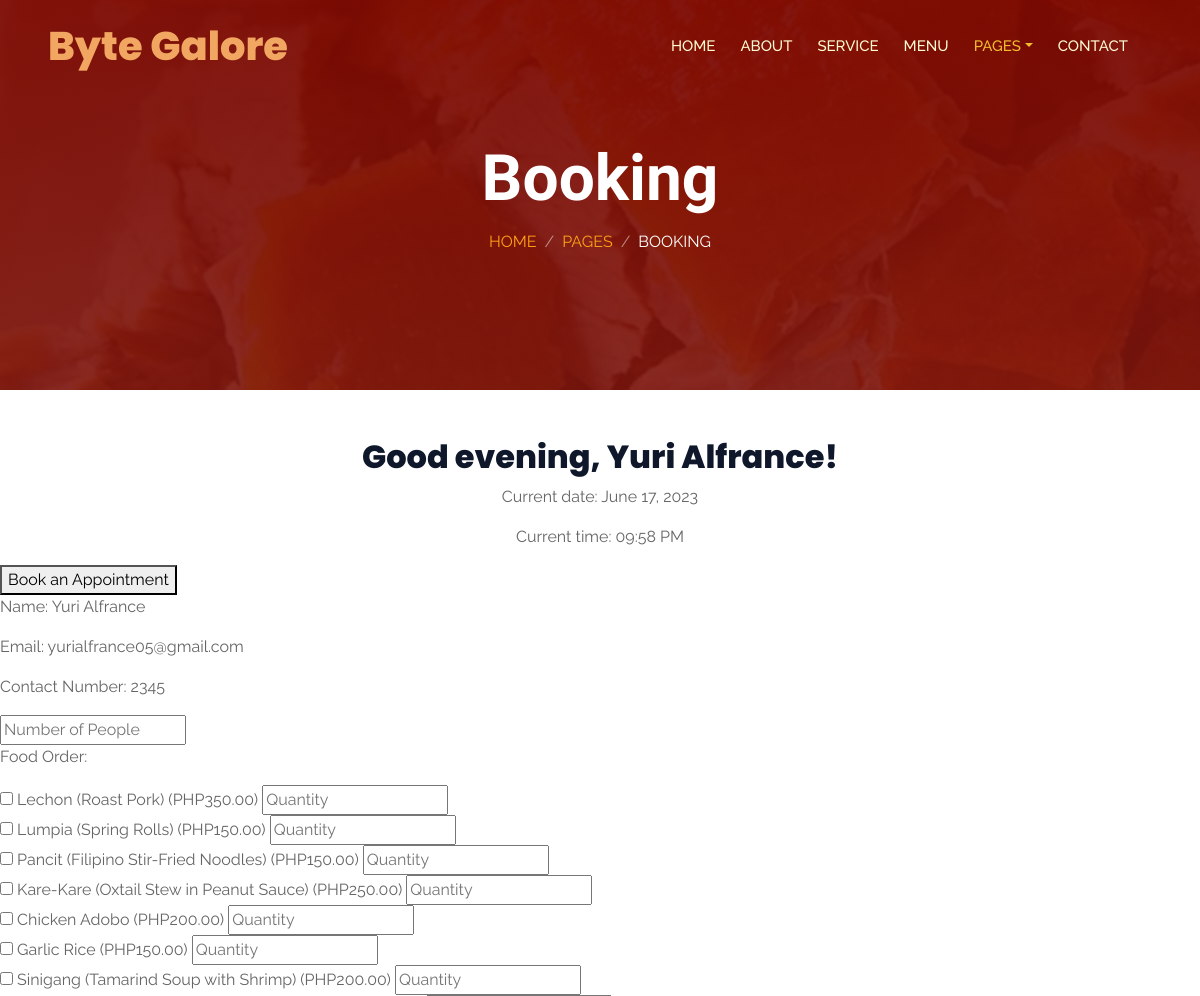
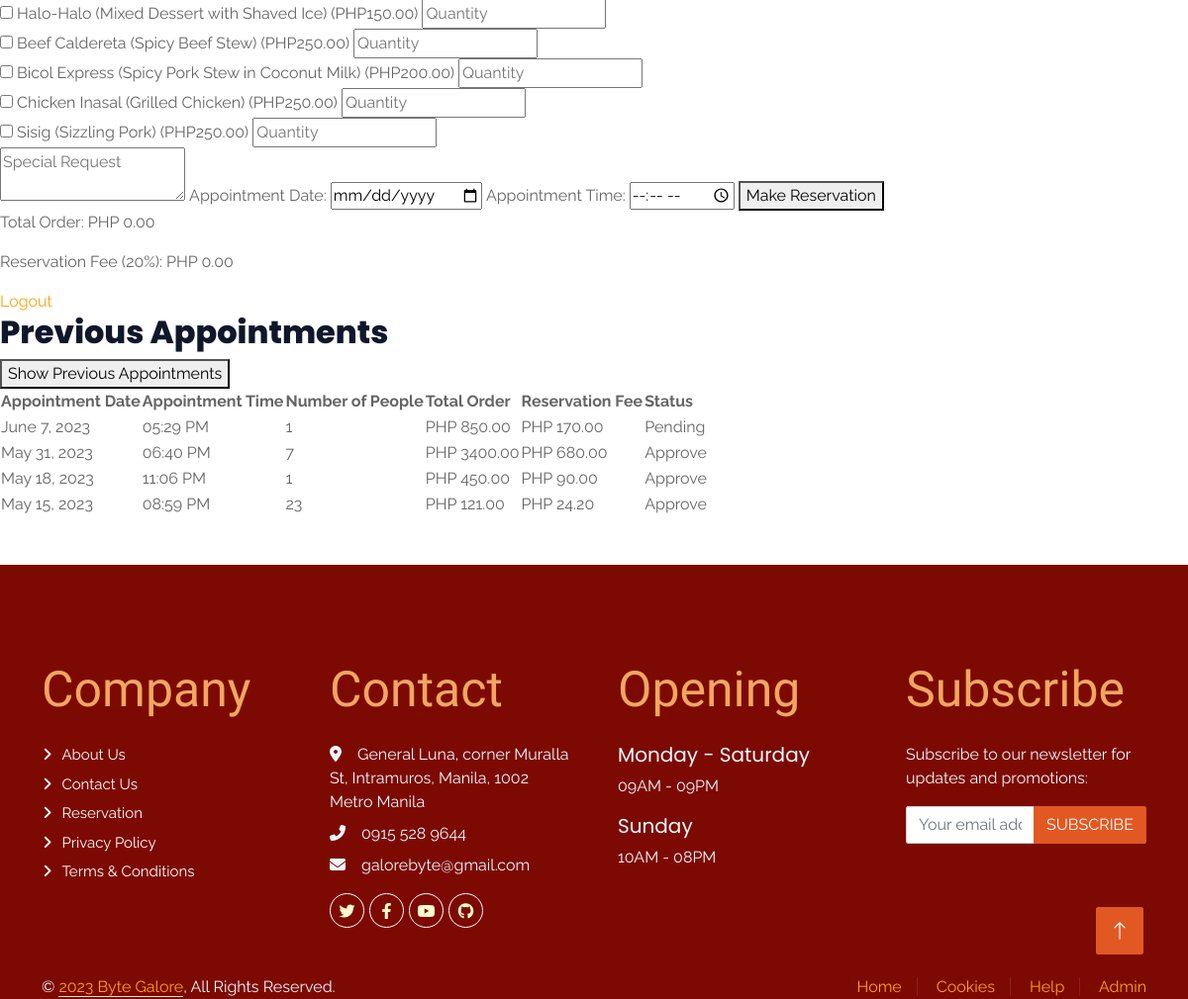
The app's page /booking.php (signed in) with its own data (2 pictures, top to bottom).
### tables this page shows
CREATE TABLE `users` (
  `id` int(225) NOT NULL,
  `name` varchar(100) NOT NULL,
  `email` varchar(100) NOT NULL,
  `password` varchar(100) NOT NULL,
  `profile_picture` varchar(1) NOT NULL,
  `contact_number` varchar(100) NOT NULL
);

CREATE TABLE `food_menu` (
  `id` int(11) NOT NULL,
  `name` varchar(255) NOT NULL,
  `price` decimal(10,2) NOT NULL
);

CREATE TABLE `appointments` (
  `id` int(11) NOT NULL,
  `user_id` int(11) DEFAULT NULL,
  `num_people` int(11) DEFAULT NULL,
  `quantity` int(11) DEFAULT NULL,
  `food_order` text DEFAULT NULL,
  `special_request` text DEFAULT NULL,
  `total_order` decimal(10,2) DEFAULT NULL,
  `reservation_fee` decimal(10,2) DEFAULT NULL,
  `proof_of_payment` varchar(255) DEFAULT NULL,
  `reference_number` varchar(255) DEFAULT NULL,
  `appointment_time` time DEFAULT NULL,
  `appointment_date` date DEFAULT NULL,
  `booking_datetime` datetime DEFAULT NULL,
  `status` varchar(20) NOT NULL DEFAULT 'Pending'
);

### booking.php (the view, shortened to what this page needs)
<?php
$conn = mysqli_connect('localhost', 'root', 'root', 'bytegalore');
$userId = $_SESSION['user_id'];
$query = "SELECT * FROM users WHERE id = '$userId'";
$result = mysqli_query($conn, $query);
$user = mysqli_fetch_assoc($result);
$userName = $user['name'];
$userEmail = $user['email'];
$userContactNumber = $user['contact_number'];
$query = "SELECT * FROM food_menu";
$result = mysqli_query($conn, $query);
$foodMenu = mysqli_fetch_all($result, MYSQLI_ASSOC);
$query = "SELECT * FROM appointments WHERE user_id = '$userId' ORDER BY appointment_date DESC";
$result = mysqli_query($conn, $query);
$appointments = mysqli_fetch_all($result, MYSQLI_ASSOC);
$currentDate = date('F j, Y');
$currentTime = date('h:i A');
?>
<!DOCTYPE html>
<html lang="en">
  <head>
    <link
      href="https://cdnjs.cloudflare.com/ajax/libs/font-awesome/5.10.0/css/all.min.css"
      rel="stylesheet"
    />
    <link
      href="https://cdn.jsdelivr.net/npm/bootstrap-icons@1.4.1/font/bootstrap-icons.css"
      rel="stylesheet"
    />
    <link rel="stylesheet" href="https://cdnjs.cloudflare.com/ajax/libs/font-awesome/6.1.1/css/all.min.css"
    />
    <link href="lib/animate/animate.min.css" rel="stylesheet" />
    <link href="lib/owlcarousel/assets/owl.carousel.min.css" rel="stylesheet" />
    <link
      href="lib/tempusdominus/css/tempusdominus-bootstrap-4.min.css"
      rel="stylesheet"
    />
    <link href="css/bootstrap.min.css" rel="stylesheet" />
    <link href="css/style.css" rel="stylesheet" />
  </head>
  <body>
    <div class="container-xxl bg-white p-0">
      <div class="container-xxl position-relative p-0">
        <nav
          class="navbar navbar-expand-lg navbar-dark bg-dark px-4 px-lg-5 py-3 py-lg-0"
        >
          <a href="" class="navbar-brand p-0">
            <h1 class="text-primary m-0">Byte Galore
            </h1>
          </a>
          <div class="collapse navbar-collapse" id="navbarCollapse">
            <div class="navbar-nav ms-auto py-0 pe-4">
              <a href="index.html" class="nav-item nav-link">Home</a>
              <a href="about.html" class="nav-item nav-link">About</a>
              <a href="service.html" class="nav-item nav-link">Service</a>
              <a href="menu.html" class="nav-item nav-link">Menu</a>
              <div class="nav-item dropdown">
                <a
                  href="#"
                  class="nav-link dropdown-toggle active"
                  data-bs-toggle="dropdown"
                  >Pages</a
                >
              </div>
              <a href="contact.html" class="nav-item nav-link">Contact</a>
            </div>
          </nav>
        <div class="container-xxl py-5 bg-dark hero-header mb-5">
          <div class="container text-center my-5 pt-5 pb-4">
            <h1 class="display-3 text-white mb-3 animated slideInDown">
              Booking
            </h1>
            <nav aria-label="breadcrumb">
              <ol class="breadcrumb justify-content-center text-uppercase">
                <li class="breadcrumb-item"><a href="#">Home</a></li>
                <li class="breadcrumb-item"><a href="#">Pages</a></li>
                <li
                  class="breadcrumb-item text-white active"
                  aria-current="page"
                >
                  Booking
                </li>
              </ol>
            </nav>
          </div>
        </div>
      </div>
      <center>
      <?php
    $hour = date('H');
    if ($hour < 12) {
        $greeting = 'Good morning';
    } elseif ($hour < 18) {
        $greeting = 'Good afternoon';
    } else {
        $greeting = 'Good evening';
    }
    ?>
    <h2><?php echo $greeting; ?>, <?php echo $userName; ?>!</h2>
    <p>Current date: <?php echo $currentDate; ?></p>
    <p>Current time: <?php echo $currentTime; ?></p>
    </center>
    <button id="bookAppointmentBtn" onclick="toggleForm()">Book an Appointment</button>
    <div id="appointmentForm" class="hidden">
        <form method="POST" action="profile.php">
            <p>Name: <?php echo $userName; ?></p>
            <p>Email: <?php echo $userEmail; ?></p>
            <p>Contact Number: <?php echo $userContactNumber; ?></p>
            <input type="number" name="numPeople" placeholder="Number of People" required>
            <p>Food Order:</p>
            <?php foreach ($foodMenu as $foodItem): ?>
                <label>
                    <input type="checkbox" name="foodOrder[]" value="<?php echo $foodItem['id']; ?>" data-price="<?php echo $foodItem['price']; ?>">
                    <?php echo $foodItem['name']; ?> (PHP<?php echo $foodItem['price']; ?>)
                </label>
                <input type="number" name="quantity[]" placeholder="Quantity" required>
                <br>
            <?php endforeach; ?>
            <textarea name="specialRequest" placeholder="Special Request"></textarea>
            <label>
                Appointment Date:
                <input type="date" name="appointmentDate" required>
            </label>
            <label>
                Appointment Time:
                <input type="time" name="appointmentTime" required>
            </label>
            <button type="submit">Make Reservation</button>
        </form>
        <p>Total Order: PHP <span id="totalOrder">0.00</span></p>
        <p>Reservation Fee (20%): PHP <span id="reservationFee">0.00</span></p>
    </div>
    <a href="login.php">Logout</a>
    <h2>Previous Appointments</h2>
    <button id="showAppointmentsBtn" onclick="toggleAppointments()">Show Previous Appointments</button>
    <table id="appointmentsTable" class="hidden">
        <thead>
            <tr>
                <th>Appointment Date</th>
                <th>Appointment Time</th>
                <th>Number of People</th>
                <th>Total Order</th>
                <th>Reservation Fee</th>
                <th>Status</th>
            </tr>
        </thead>
        <tbody>
        <?php foreach ($appointments as $appointment): ?>
                <tr>
                    <td><?php echo date('F j, Y', strtotime($appointment['appointment_date'])); ?></td>
                    <td><?php echo date('h:i A', strtotime($appointment['appointment_time'])); ?></td>
                    <td><?php echo $appointment['num_people']; ?></td>
                    <td>PHP <?php echo $appointment['total_order']; ?></td>
                    <td>PHP <?php echo $appointment['reservation_fee']; ?></td>
                    <td><?php echo $appointment['status']; ?></td>
                </tr>
            <?php endforeach; ?>
        </tbody>
    </table>
<div class="container-fluid bg-dark text-light footer pt-5 mt-5 wow fadeIn" data-wow-delay="0.1s">
  <div class="container py-5">
    <div class="row g-5">
      <div class="col-lg-3 col-md-6">
        <h4 class="section-title ff-secondary text-start text-primary fw-normal mb-4">Company</h4>
        <a class="btn btn-link" href="about.html">About Us</a>
        <a class="btn btn-link" href="contact.php">Contact Us</a>
        <a class="btn btn-link" href="login.php">Reservation</a>
        <a class="btn btn-link" href="#" data-bs-toggle="modal" data-bs-target="#privacyModal">Privacy Policy</a>
        <a class="btn btn-link" href="#" data-bs-toggle="modal" data-bs-target="#termsModal">Terms & Conditions</a>
      </div>
      <div class="col-lg-3 col-md-6">
        <h4 class="section-title ff-secondary text-start text-primary fw-normal mb-4">Contact</h4>
        <p class="mb-2"><i class="fa fa-map-marker-alt me-3"></i>General Luna, corner Muralla St, Intramuros, Manila, 1002 Metro Manila</p>
        <p class="mb-2"><i class="fa fa-phone-alt me-3"></i>0915 528 9644</p>
        <p class="mb-2"><i class="fa fa-envelope me-3"></i>galorebyte@gmail.com</p>
        <div class="d-flex pt-2">
          <a class="btn btn-outline-light btn-social" href="https://twitter.com/Byte_Galore"><i class="fab fa-twitter"></i></a>
          <a class="btn btn-outline-light btn-social" href="https://www.facebook.com/bytegalore"><i class="fab fa-facebook-f"></i></a>
          <a class="btn btn-outline-light btn-social" href="https://www.youtube.com/@ByteGalore"><i class="fab fa-youtube"></i></a>
          <a class="btn btn-outline-light btn-social" href="https://github.com/ByteGalore"><i class="fab fa-github"></i></a>
        </div>
      </div>
      <div class="col-lg-3 col-md-6">
        <h4 class="section-title ff-secondary text-start text-primary fw-normal mb-4">Opening</h4>
        <h5 class="text-light fw-normal">Monday - Saturday</h5>
        <p>09AM - 09PM</p>
        <h5 class="text-light fw-normal">Sunday</h5>
        <p>10AM - 08PM</p>
      </div>
      <div class="col-lg-3 col-md-6">
        <h4 class="section-title ff-secondary text-start text-primary fw-normal mb-4">Subscribe</h4>
        <p>Subscribe to our newsletter for updates and promotions:</p>
        <form class="subscribe-form" method="post" action="subscribe.php">
          <div class="input-group">
            <input type="email" class="form-control" name="email" placeholder="Your email address" aria-label="Your email address" aria-describedby="subscribe-btn">
            <button class="btn btn-primary" type="submit" id="subscribe-btn">Subscribe</button>
          </div>
        </form>
      </div>
    </div>
  </div>
  <div class="container">
    <div class="row">
      <div class="col-md-6 text-center text-md-start mb-3 mb-md-0">
        &copy; <a class="border-bottom" href="#">2023 Byte Galore</a>, All Rights Reserved.
      </div>
      <div class="col-md-6 text-center text-md-end">
        <div class="footer-menu">
          <a href="index.html">Home</a>
          <a href="">Cookies</a>
          <a href="">Help</a>
          <a href="admin_login.php">Admin</a>
        </div>
      </div>
    </div>
  </div>
</div>
      <a href="#" class="btn btn-lg btn-primary btn-lg-square back-to-top"
        ><i class="bi bi-arrow-up"></i
      ></a>
    </div>
  </body>
</html>

### css/style.css (style rules this page uses)
:root { --primary: #F1BC31; --light: #fffbd0; --dark: #b22222; }
.ff-secondary { font-family: 'Cookie', cursive; font-weight: bold; text-decoration: none; }
.back-to-top { position: fixed; display: none; right: 45px; bottom: 45px; z-index: 99; }
body { margin: 0; padding: 0; }
.btn { font-family:'Raleway', sans-serif; font-weight: 400; text-transform: uppercase; transition: 0.5s; }
.btn.btn-primary, .btn.btn-secondary { color: #ffffff; }
.btn-lg-square { width: 48px; height: 48px; }
.btn-square, .btn-sm-square, .btn-lg-square { padding: 0; display: flex; align-items: center; justify-content: center; font-weight: normal; border-radius: 2px; }
.navbar-dark .navbar-nav .nav-link { position: relative; margin-left: 25px; padding: 35px 0; font-size: 15px; color: var(--light) !important; text-transform: uppercase; font-weight: 500; outline: none; transition: 0.5s; }
.navbar-dark .navbar-nav .nav-link:hover, .navbar-dark .navbar-nav .nav-link.active { color: var(--primary) !important; }
@media (min-width: 992px) { .navbar-dark { position: absolute; width: 100%; top: 0; left: 0; z-index: 999; background: transparent !important; } }
.hero-header { background: linear-gradient(rgba(124, 10, 2, 0.95), rgba(124, 21, 13, 0.9)), url(../img/lechonbalat.jpg); background-position: center center; background-repeat: no-repeat; background-size: cover; }
.breadcrumb-item + .breadcrumb-item::before { color: rgba(255, 255, 255, 0.5); }
.section-title { font-size: 50px; position: relative; display: inline-block; }
.section-title.text-start::before, .section-title.text-end::after { display: none; }
.footer .btn.btn-social { margin-right: 5px; width: 35px; height: 35px; display: flex; align-items: center; justify-content: center; color: var(--light); border: 1px solid #ffffff; border-radius: 35px; transition: 0.3s; }
.footer .btn.btn-link { display: block; margin-bottom: 5px; padding: 0; text-align: left; color: #ffffff; font-size: 15px; font-weight: normal; text-transform: capitalize; transition: 0.3s; }
.footer .btn.btn-link::before { font-family: "Varela Round", sans-serif; position: relative; content: "\f105"; font-family: "Font Awesome 5 Free"; font-weight: 900; margin-right: 10px; }
.footer .footer-menu a { margin-right: 15px; padding-right: 15px; border-right: 1px solid rgba(255, 255, 255, 0.1); }
.footer .footer-menu a:last-child { margin-right: 0; padding-right: 0; border-right: none; }

### records on screen
users: name "Yuri Alfrance", email "yurialfrance05@gmail.com", contact_number "2345"
food_menu: name "Lechon (Roast Pork)", price "350.00"
food_menu: name "Lumpia (Spring Rolls)", price "150.00"
food_menu: name "Pancit (Filipino Stir-Fried Noodles)", price "150.00"
food_menu: name "Kare-Kare (Oxtail Stew in Peanut Sauce)", price "250.00"
food_menu: name "Chicken Adobo", price "200.00"
food_menu: name "Garlic Rice", price "150.00"
food_menu: name "Sinigang (Tamarind Soup with Shrimp)", price "200.00"
food_menu: name "Halo-Halo (Mixed Dessert with Shaved Ice)", price "150.00"
food_menu: name "Beef Caldereta (Spicy Beef Stew)", price "250.00"
food_menu: name "Bicol Express (Spicy Pork Stew in Coconut Milk)", price "200.00"
food_menu: name "Chicken Inasal (Grilled Chicken)", price "250.00"
food_menu: name "Sisig (Sizzling Pork)", price "250.00"
appointments: appointment_date "June 7, 2023", appointment_time "05:29 PM", num_people "1", total_order "850.00", reservation_fee "170.00", status "Pending"
appointments: appointment_date "May 31, 2023", appointment_time "06:40 PM", num_people "7", total_order "3400.00", reservation_fee "680.00", status "Approve"
appointments: appointment_date "May 18, 2023", appointment_time "11:06 PM", num_people "1", total_order "450.00", reservation_fee "90.00", status "Approve"
appointments: appointment_date "May 15, 2023", appointment_time "08:59 PM", num_people "23", total_order "121.00", reservation_fee "24.20", status "Approve"

### other values on screen
$greeting "Good evening"
